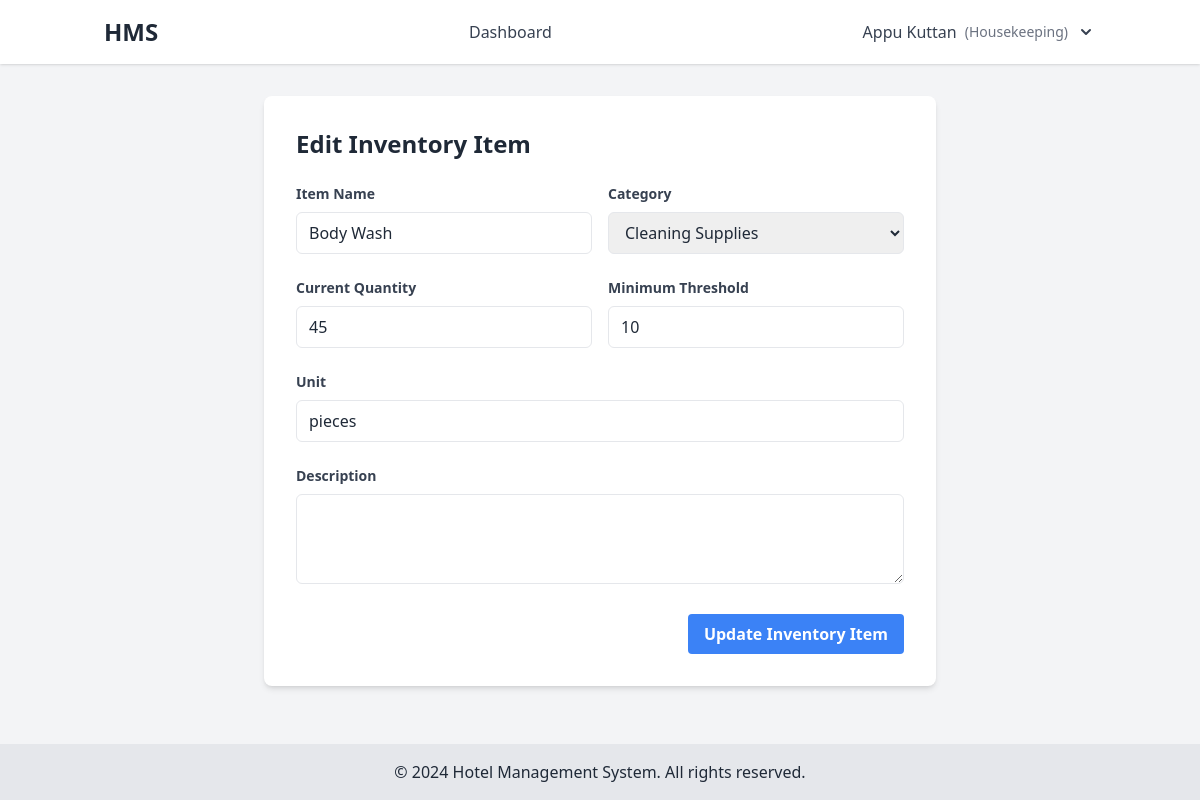
Page /inventory/edit/1/ (signed in) on the committed database.
### hms_app/models.py (models this page shows, shortened)
class User(AbstractUser):
    ADMIN = 'admin'
    MANAGER = 'manager'
    RECEPTIONIST = 'receptionist'
    HOUSEKEEPING = 'housekeeping'
    GUEST = 'guest'
    ROLE_CHOICES = [
        (ADMIN, 'Admin'),
        (MANAGER, 'Manager'),
        (RECEPTIONIST, 'Receptionist'),
        (HOUSEKEEPING, 'Housekeeping'),
        (GUEST, 'Guest'),
    ]
    role = models.CharField(max_length=20, choices=ROLE_CHOICES, default=GUEST)
    phone_number = models.CharField(max_length=15, blank=True)
    two_factor_enabled = models.BooleanField(default=False)
    two_factor_code = models.CharField(max_length=6, null=True, blank=True)

class InventoryItem(models.Model):
    CATEGORY_CHOICES = [
        ('cleaning', 'Cleaning Supplies'),
        ('amenities', 'Guest Amenities'),
        ('linens', 'Linens'),
        ('maintenance', 'Maintenance'),
        ('office', 'Office Supplies')
    ]
    name = models.CharField(max_length=100)
    category = models.CharField(max_length=20, choices=CATEGORY_CHOICES, default='cleaning')
    quantity = models.PositiveIntegerField(default=0)
    minimum_threshold = models.PositiveIntegerField(default=10)
    unit = models.CharField(max_length=20, default='pieces')
    description = models.TextField(blank=True, null=True)
    last_restocked = models.DateTimeField(default=timezone.now)

### hms_app/views.py (the view)
# urls.py: path('inventory/edit/<int:item_id>/', views.inventory_edit, name='inventory_edit'),
@login_required
@user_passes_test(lambda u: u.role in ['manager', 'housekeeping'])
def inventory_edit(request, item_id):
    item = get_object_or_404(InventoryItem, id=item_id)
    if request.method == 'POST':
        form = InventoryForm(request.POST, instance=item)
        if form.is_valid():
            inventory_item = form.save()
            messages.success(request, f'Inventory item "{inventory_item.name}" updated successfully.')
            return redirect('inventory_list')
    else:
        form = InventoryForm(instance=item)
    return render(request, 'inventory/inventory_form.html', {
        'form': form,
        'title': 'Edit Inventory Item',
        'button_text': 'Update Inventory Item'
    })

### templates/inventory/inventory_form.html (shortened to what this page needs)
{% extends 'base.html' %}
{% block content %}
<div class="max-w-2xl mx-auto bg-white p-8 rounded-lg shadow-md">
    <div class="flex justify-between items-center mb-6">
        <h2 class="text-2xl font-bold">{{ title }}</h2>
    </div>
    <form method="post">
        <div class="grid grid-cols-2 gap-4 mb-6">
            <div>
                <label class="block text-gray-700 text-sm font-bold mb-2">Item Name</label>
                {{ form.name }}
            </div>
            <div>
                <label class="block text-gray-700 text-sm font-bold mb-2">Category</label>
                {{ form.category }}
            </div>
        </div>
        <div class="grid grid-cols-2 gap-4 mb-6">
            <div>
                <label class="block text-gray-700 text-sm font-bold mb-2">Current Quantity</label>
                {{ form.quantity }}
            </div>
            <div>
                <label class="block text-gray-700 text-sm font-bold mb-2">Minimum Threshold</label>
                {{ form.minimum_threshold }}
            </div>
        </div>
        <div class="mb-6">
            <label class="block text-gray-700 text-sm font-bold mb-2">Unit</label>
            {{ form.unit }}
        </div>
        <div class="mb-6">
            <label class="block text-gray-700 text-sm font-bold mb-2">Description</label>
            {{ form.description }}
        </div>
        <div class="flex justify-end">
            <button type="submit" class="bg-blue-500 text-white font-bold py-2 px-4 rounded hover:bg-blue-600">
                {{ button_text }}
            </button>
        </div>
    </form>
</div>
{% endblock %}

### templates/base.html (shortened to what this page needs)
<!DOCTYPE html>
<html lang="en">
<head>
    <script src="https://cdn.tailwindcss.com"></script>
</head>
<body class="min-h-screen bg-gray-100 text-gray-800 flex flex-col">
    <header class="bg-white shadow">
        <div class="container mx-auto px-4 py-4 flex justify-between items-center">
            <a href="{% url 'dashboard' %}" class="text-2xl font-bold">HMS</a>
            <nav class="space-x-4">
                {% if user.is_authenticated %}
                {% if user.role == 'admin' %}
                <a href="{% url 'dashboard' %}" class="text-gray-700 hover:text-blue-500">Dashboard</a>
                <a href="{% url 'room_list' %}" class="text-gray-700 hover:text-blue-500">Rooms</a>
                <a href="{% url 'generate_reports' %}" class="text-gray-700 hover:text-blue-500">Reports</a>
                <a href="{% url 'payroll_summary' %}" class="text-gray-700 hover:text-blue-500">Payroll</a>
                {% elif user.role == 'receptionist' %}
                <a href="{% url 'dashboard' %}" class="text-gray-700 hover:text-blue-500">Dashboard</a>
                <a href="{% url 'booking_list' %}" class="text-gray-700 hover:text-blue-500">Reservations</a>
                {% elif user.role == 'housekeeping' %}
                <a href="{% url 'dashboard' %}" class="text-gray-700 hover:text-blue-500">Dashboard</a>
                {% else %}
                <a href="{% url 'dashboard' %}" class="text-gray-700 hover:text-blue-500">Dashboard</a>
                <a href="{% url 'booking_list' %}" class="text-gray-700 hover:text-blue-500">My Bookings</a>
                {% endif %}
                {% endif %}
            </nav>
            <div class="flex items-center">
                {% if user.is_authenticated %}
                <div x-data="{ open: false }" class="relative">
                    <button @click="open = !open" class="flex items-center space-x-2 text-gray-700 hover:text-blue-500">
                        <span>{{ user.get_full_name|default:user.username }}</span>
                        <span class="text-sm text-gray-500">({{ user.role|title }})</span>
                        <svg xmlns="http://www.w3.org/2000/svg" class="h-5 w-5" viewBox="0 0 20 20" fill="currentColor">
                            <path fill-rule="evenodd"
                                d="M5.293 7.293a1 1 0 011.414 0L10 10.586l3.293-3.293a1 1 0 111.414 1.414l-4 4a1 1 0 01-1.414 0l-4-4a1 1 0 010-1.414z"
                                clip-rule="evenodd" />
                        </svg>
                    </button>
                </div>
                {% else %}
                <div class="space-x-4">
                    <a href="{% url 'login' %}" class="text-blue-500 hover:underline">Login</a>
                    <a href="{% url 'register' %}" class="text-blue-500 hover:underline">Register</a>
                </div>
                {% endif %}
            </div>
        </div>
    </header>
    <main class="container mx-auto px-4 py-8 flex-grow">
        {% block content %}{% endblock %}
    </main>
    <footer class="bg-gray-200 text-center py-4 mt-auto">
        <p>&copy; {% now "Y" %} Hotel Management System. All rights reserved.</p>
    </footer>
</body>
</html>

### rows in the picture
User: get_full_name "Appu Kuttan", role "Housekeeping"
InventoryItem: name "Body Wash", category "Cleaning Supplies", quantity "45", minimum_threshold "10", unit "pieces"

### other values in the picture
{{ title }} "Edit Inventory Item"
{{ button_text }} "Update Inventory Item"
